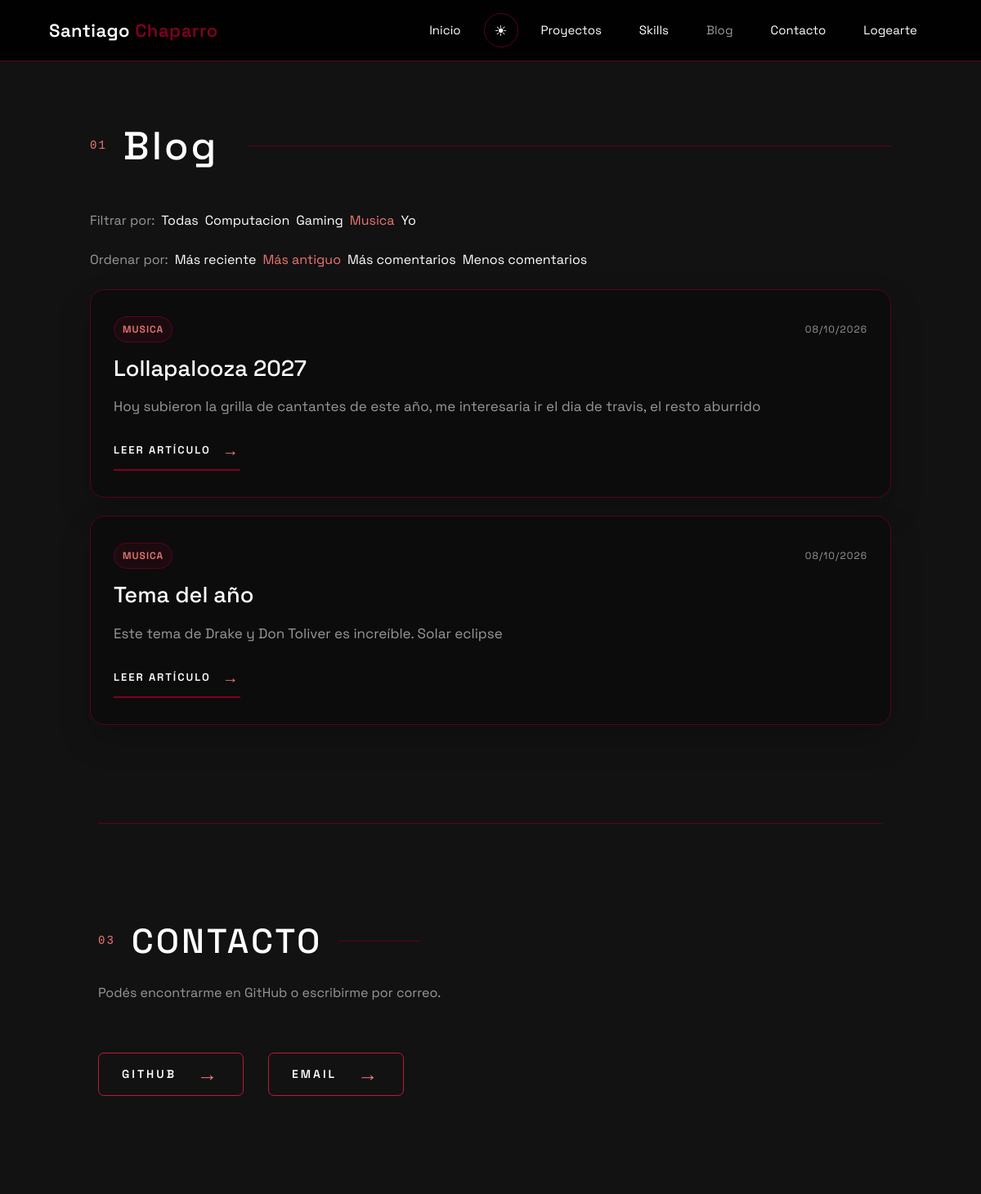
The page /blog/?tag=musica&sort=oldest on the database its author committed.
### blog/models.py (models this page shows, shortened)
class Tag(models.Model):
    name = models.CharField(max_length=50, unique=True)
    slug = models.SlugField(unique=True)
    class Meta:
        ordering = ['name']

class Post (models.Model):
    title = models.CharField(max_length=200)
    slug = models.SlugField()
    content = models.TextField()
    image = models.ImageField(upload_to='images/', blank=True, null=True)
    tags = models.ManyToManyField(Tag, related_name='posts', blank=True)
    created_at = models.DateTimeField(auto_now_add=True)
    updated_at = models.DateTimeField(auto_now=True)

### blog/views.py (the view)
# urls.py: path('', views.index, name='index'),
def index(request):
    sort_options = {
        'newest': ('-created_at',),
        'oldest': ('created_at',),
        'most_comments': ('-comment_count', '-created_at'),
        'fewest_comments': ('comment_count', '-created_at'),
    }
    selected_sort = request.GET.get('sort', 'newest')
    if selected_sort not in sort_options:
        selected_sort = 'newest'
    posts = Post.objects.prefetch_related('tags')
    if selected_sort in ('most_comments', 'fewest_comments'):
        posts = posts.annotate(comment_count=Count('comments'))
    posts = posts.order_by(*sort_options[selected_sort])
    selected_tag = request.GET.get('tag')
    if selected_tag:
        posts = posts.filter(tags__slug=selected_tag)
    return render(request, 'blog/index.html', {
        'posts': posts,
        'tags': Tag.objects.all(),
        'selected_tag': selected_tag,
        'selected_sort': selected_sort,
    })

### blog/templates/blog/index.html
{% extends "blog/layout.html" %}
{% block blog %}
<section class="blog-shell blog-list-section">
    <div class="blog-header-copy">
        <span>01</span>
        <h1>Blog</h1>
    </div>
    <nav class="blog-tag-filters" aria-label="Filtrar publicaciones por etiqueta">
        <span>Filtrar por:</span>
        <a href="{% url 'blog:index' %}{% if selected_sort != 'newest' %}?sort={{ selected_sort }}{% endif %}" class="{% if not selected_tag %}active{% endif %}">Todas</a>
        {% for tag in tags %}
            <a href="{% url 'blog:index' %}?tag={{ tag.slug }}{% if selected_sort != 'newest' %}&amp;sort={{ selected_sort }}{% endif %}" class="{% if selected_tag == tag.slug %}active{% endif %}">{{ tag.name }}</a>
        {% endfor %}
    </nav>
    <nav class="blog-tag-filters" aria-label="Ordenar publicaciones">
        <span>Ordenar por:</span>
        <a href="{% url 'blog:index' %}?{% if selected_tag %}tag={{ selected_tag }}&amp;{% endif %}sort=newest" class="{% if selected_sort == 'newest' %}active{% endif %}">Más reciente</a>
        <a href="{% url 'blog:index' %}?{% if selected_tag %}tag={{ selected_tag }}&amp;{% endif %}sort=oldest" class="{% if selected_sort == 'oldest' %}active{% endif %}">Más antiguo</a>
        <a href="{% url 'blog:index' %}?{% if selected_tag %}tag={{ selected_tag }}&amp;{% endif %}sort=most_comments" class="{% if selected_sort == 'most_comments' %}active{% endif %}">Más comentarios</a>
        <a href="{% url 'blog:index' %}?{% if selected_tag %}tag={{ selected_tag }}&amp;{% endif %}sort=fewest_comments" class="{% if selected_sort == 'fewest_comments' %}active{% endif %}">Menos comentarios</a>
    </nav>
    <div class="blog-list">
        {% for post in posts %}
            <article class="blog-card">
                <div class="blog-card-meta">
                    <div class="blog-card-tags">
                        {% for tag in post.tags.all %}
                            <a class="blog-tag" href="{% url 'blog:index' %}?tag={{ tag.slug }}{% if selected_sort != 'newest' %}&amp;sort={{ selected_sort }}{% endif %}">{{ tag.name }}</a>
                        {% empty %}
                            <span class="blog-tag">POST</span>
                        {% endfor %}
                    </div>
                    <time>{{ post.created_at|date:"d/m/Y" }}</time>
                </div>
                <h2>
                    <a href="{% url 'blog:detail' post.slug %}">{{ post.title }}</a>
                </h2>
                <p>
                    {{ post.content|truncatechars:180 }}
                </p>
                <a href="{% url 'blog:detail' post.slug %}" class="blog-link">
                    Leer artículo
                    <span>→</span>
                </a>
            </article>
        {% empty %}
            <article class="blog-card empty-state">
                <h2>Todavía no hay publicaciones.</h2>
                <p>Pronto estaré subiendo contenido sobre este tópico.</p>
            </article>
        {% endfor %}
    </div>
</section>
{% endblock %}

### portfolio/static/portfolio/style.css (style rules this page uses)
:root { --bg-color: #121212; --header-color: rgba(0, 0, 0, 0.92); --text-color: #ffffff; --secondary-text: #999999; --muted-text: #a9a9a9; --accent-color: #800020; --accent-light: #ee7674; --accent-border: #5c0120; --border-color: #333333; --code-bg: rgba(13, 13, 13, 0.92); --code-text: #aaaaaa; --code-divider: #2a2a2a; --code-blue-color: #9bb4c7; --on-accent: #ffffff; }
html { background-color: var(--bg-color); transition: background-color 0.3s ease; }
body { margin: 0; background-color: var(--bg-color); color: var(--text-color); font-family: "Space Grotesk", sans-serif; transition: background-color 0.3s ease, color 0.3s ease; }

### blog/static/blog/style.css (style rules this page uses)
:root { --blog-muted: var(--secondary-text); }
body { background-color: var(--bg-color); color: var(--text-color); transition: background-color 0.3s ease, color 0.3s ease; }
.blog-shell { max-width: 1100px; margin: 0 auto; padding: 60px 5% 120px; }
.blog-header-copy { display: flex; align-items: center; gap: 20px; margin-bottom: 50px; }
.blog-header-copy span { color: var(--accent-light); font-family: "Courier New", monospace; font-size: 14px; letter-spacing: 2px; }
.blog-header-copy h1 { margin: 0; color: var(--text-color); font-size: clamp(2.1rem, 4vw, 3rem); letter-spacing: 3px; }
.blog-header-copy::after { content: ""; display: block; flex: 1; height: 1px; background: var(--accent-border); margin-left: 15px; }
.blog-list { display: flex; flex-direction: column; gap: 22px; }
.blog-tag-filters, .blog-card-tags { display: flex; flex-wrap: wrap; align-items: center; gap: 8px; }
.blog-tag-filters { margin: 0 0 24px; color: var(--secondary-text); }
.blog-tag-filters a { color: var(--text-color); text-decoration: none; }
.blog-tag-filters a.active, .blog-tag-filters a:hover { color: var(--accent-light); }
.blog-card { --card-bg: var(--code-bg); --card-text: var(--text-color); --card-secondary: var(--secondary-text); padding: 32px 28px; border: 1px solid var(--accent-border); border-radius: 18px; background: var(--card-bg); box-shadow: 0 18px 40px rgba(0, 0, 0, 0.18); }
.blog-card-meta { display: flex; align-items: center; justify-content: space-between; gap: 10px; margin-bottom: 16px; color: var(--card-secondary); font-size: 12px; letter-spacing: 1px; text-transform: uppercase; }
.blog-tag { display: inline-block; padding: 6px 10px; border: 1px solid var(--accent-border); border-radius: 999px; background: rgba(128, 0, 32, 0.12); color: var(--accent-light); font-weight: 600; }
.blog-card-tags a { text-decoration: none; }
.blog-card h2 { margin: 0 0 16px; color: var(--card-text); font-size: clamp(1.7rem, 2vw, 2.2rem); }
.blog-card h2 a { color: var(--card-text); text-decoration: none; transition: color 0.2s ease; }
.blog-card p { color: var(--card-secondary); font-size: 17px; line-height: 1.7; margin: 0 0 24px; }
.blog-link { display: inline-flex; align-items: center; gap: 14px; color: var(--card-text); text-decoration: none; font-size: 13px; letter-spacing: 2px; font-weight: 600; text-transform: uppercase; border-bottom: 2px solid var(--accent-color); padding-bottom: 8px; }
.blog-link span { color: var(--accent-light); font-size: 20px; transition: transform 0.2s ease; }

### rows shown on the page
Tag: name "Computacion"
Tag: name "Gaming"
Tag: name "Musica", name "MUSICA"
Tag: name "Yo"
Post: created_at "08/10/2026", title "Lollapalooza 2027", content "Hoy subieron la grilla de cantantes de este año, me interesaria ir el dia de travis, el resto aburrido"
Post: created_at "08/10/2026", title "Tema del año", content "Este tema de Drake y Don Toliver es increíble. Solar eclipse"
